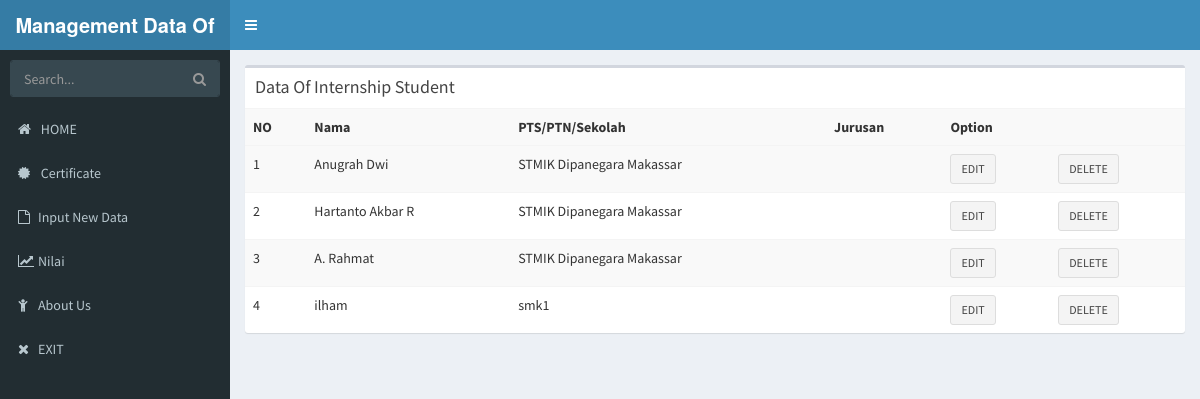
Screenshot of /mhs/index.php with the database file from the repository.
### tables this page shows
CREATE TABLE `mhs` (
  `id` int(11) NOT NULL,
  `id_need` int(11) NOT NULL,
  `nama` varchar(50) NOT NULL,
  `asal` varchar(50) NOT NULL,
  `nama_file` varchar(50) NOT NULL,
  `id_jur` int(11) NOT NULL,
  `tujuan` varchar(20) NOT NULL,
  `tgl_msk` date NOT NULL,
  `tgl_klr` date NOT NULL
);

### mhs/index.php (the view, shortened to what this page needs)
<!DOCTYPE html>
<html>
<head>
  <link rel="stylesheet" href="../bower_components/bootstrap/dist/css/bootstrap.min.css">
  <link rel="stylesheet" href="../bower_components/font-awesome/css/font-awesome.min.css">
  <link rel="stylesheet" href="../bower_components/Ionicons/css/ionicons.min.css">
  <link rel="stylesheet" href="../dist/css/AdminLTE.min.css">
  <link rel="stylesheet" href="../dist/css/skins/_all-skins.min.css">
  <link rel="stylesheet" href="../bower_components/morris.js/morris.css">
  <link rel="stylesheet" href="../bower_components/jvectormap/jquery-jvectormap.css">
  <link rel="stylesheet" href="../bower_components/bootstrap-datepicker/dist/css/bootstrap-datepicker.min.css">
  <link rel="stylesheet" href="../bower_components/bootstrap-daterangepicker/daterangepicker.css">
  <link rel="stylesheet" href="../plugins/bootstrap-wysihtml5/bootstrap3-wysihtml5.min.css">
</head>
<body class="hold-transition skin-blue sidebar-mini">
<div class="wrapper">
    <?php
    include "header.php";
    ?>
  <aside class="main-sidebar">
    <section class="sidebar">
      <form action="#" method="get" class="sidebar-form">
        <div class="input-group">
          <input type="text" name="q" class="form-control" placeholder="Search...">
          <span class="input-group-btn">
                <button type="submit" name="search" id="search-btn" class="btn btn-flat"><i class="fa fa-search"></i>
                </button>
              </span>
        </div>
      </form>
      <?php
      include "sidebar.php";
      ?>
    </section>
  </aside>
  <div class="content-wrapper">
    <section class="content">
      <div class="box">
            <div class="box-header">
              <h3 class="box-title">Data Of Internship Student</h3>
            </div>
            <div class="box-body no-padding">
              <table class="table table-striped">
                <tr>
                  <th ">NO</th>
                  <th ">Nama</th>
                  <th ">PTS/PTN/Sekolah</th>
                  <th ">Jurusan</th>
                  <th ">Option</th>
                  <th "> </th>
                </tr>
                <tr>
                  <?php
                  include "koneksi.php";
                  $name2 = mysqli_query($connection,"SELECT * FROM mhs");
                  $nomor = 1;
                  while($data = mysqli_fetch_array($name2)){
                  ?>
                  <tr>
                    <td><?php echo $nomor++; ?></td>
                    <td><?php echo $data['nama']; ?></td>
                    <td><?php echo $data['asal']; ?></td>
                    <td><?php echo $data['jurusan']; ?></td>
                    <td>
                        <a type="button" class="btn btn-default btn-sm" class="hapus" href="edit.php?id=<?php echo $data['id']; ?>">EDIT</a>
                    </td>
                    <td>
                        <a type="button" class="btn btn-default btn-sm" class="hapus" href="hapus.php?id=<?php echo $data['id']; ?>">DELETE</a>
                    </td>
                  </tr>
                  <?php } ?>
                </tr>
              </table>
            </div>
          </div>
    </section>
  </div>
</div>
</body>
</html>

### rows the page displays
mhs: nama "Anugrah Dwi", asal "STMIK Dipanegara Makassar"
mhs: nama "Hartanto Akbar R", asal "STMIK Dipanegara Makassar"
mhs: nama "A. Rahmat", asal "STMIK Dipanegara Makassar"
mhs: nama "ilham", asal "smk1"
